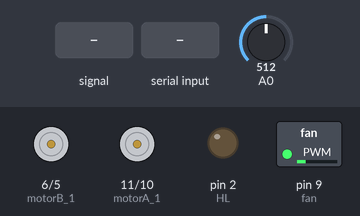
A sketch run on a simulated Arduino Uno, built with avr-gcc and run on an emulated ATmega328P. Shown: motor-driver pin pairs drawn as motors (green arrow = first pin HIGH = forward, orange = second pin HIGH = backward, longer = more drive), switched loads named in the sketch (green lamp = pin HIGH), output pins drawn as LEDs (lit = HIGH). Inputs (shaded band) come from the test bench; at power-on: A0 = 512. What the sketch prints to the serial monitor is not drawn.

Above: at 1.2 s.
1.3 s: A0 fed a 200 Hz sine of ±81 counts around its level
4.3 s: "0\n" received over Serial
At 4.7 s:
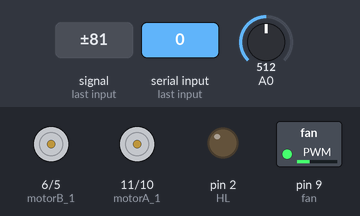
7.3 s: "90,45,200\n" received over Serial
At 8.27 s:
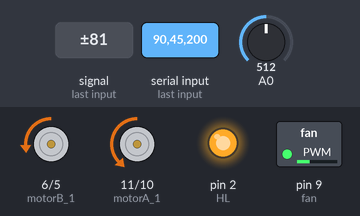
10.3 s: "90,45\n" received over Serial
At 11.45 s:
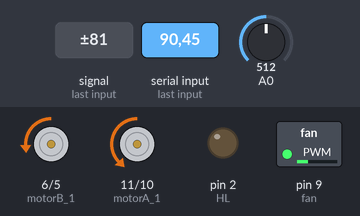
Timing chart, 0 to 11.6 s (numbered marks = the images above; inputs shaded):
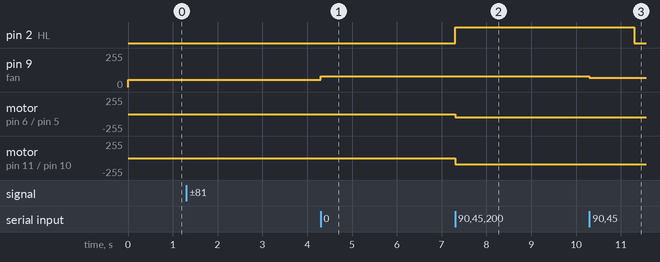

The sketch:

PSU.ino
```cpp
// Senior Design
// PSU

//int xjstick = A4; //for testing
//int yjstick = A5; //for testing
int HL = 2;
//int RGB = 3;
int fan = 9;
//int R_fwd =11;
//int R_rev = 10;
//int L_fwd = 6;
//int L_rev = 5;
//float I_basemotors = 0;
int Temp = 0;
//int fansignal = 0; // initializes the fan signal
int lightVal = 0;

//---H-Bridge Stuff---
//Digital pins
int motorA_1 = 11;
int motorA_2 = 10;
int motorB_1 = 6;
int motorB_2 = 5;

//Motor states
int motorA = 0; //0 = Brake
int motorB = 0; //1 = Forward
                //2 = Backward
int pwmA = 0;//PWM values
int pwmB = 0;

void setup()
{
 pinMode (HL, OUTPUT);
 //pinMode (RGB, OUTPUT);
 pinMode (fan, OUTPUT);
 pinMode (motorA_1, OUTPUT);
 pinMode (motorA_2, OUTPUT);
 pinMode (motorB_1, OUTPUT);
 pinMode (motorB_2, OUTPUT);

 Serial.begin(115200);
}

void loop()
{
  int temp = analogRead(A0);       // read temperature from volt divider 0-1023 value
  //int I_6V = analogRead(A1);       // measure current from 6V SVR output (and 5V): 0-1023: 61 mV/level
  //int I_motor1 = analogRead(A2);   // measure current from right base motor 0-1023
  //int I_motor2 = analogRead(A3);   // measure it from left base motor
  //float current_6V = I_6V*0.061; // current in amperes
  //float current_leftmotor = I_motor1*0.061;
  //float current_rightmotor = I_motor2*0.061;
  //int x = analogRead(xjstick); // origin is at 512
  //int y = analogRead(yjstick);

  Temp = analogRead(A0);// relate temp value to actual temperature

  int fansignal = map(Temp, 450, 735, 0, 255);

  analogWrite(fan, fansignal);

  readInput();
  updateHbridge();
  //I_basemotors = (((float)I_motor1 + (float)I_motor2)/16.0f) + 128.0f; // averages the currents drawn by the motors and offsets it at 128
  //analogWrite(RGB, I_basemotors);

  if (lightVal >= 1)//Turns LED on if button is pressed
  {
      digitalWrite(HL, HIGH);
  }
  else
  {
      digitalWrite(HL, LOW);
  }

}

void readInput()
{
    while(Serial.available() > 0) //when there's information being received through serial go into this loop
    {
        pwmA = Serial.parseInt();
        pwmB = Serial.parseInt();
        lightVal = Serial.parseInt();
        serialFlush();
    }
    Serial.println(String(pwmA) + ", " + String(pwmB) + ", " + String(lightVal));
}

void serialFlush()
{
  while(Serial.available()>0) Serial.read();
  //Flushes any other values in the buffer received from the xbee after the first four
}

void updateHbridge()
{
	//Give specific values for motor state and PWM duty cycle,
	//this code will interface with Juan's custom H-bridge design.
    motorA = 0;
    motorB = 0;

    if (pwmA > 0)
    {
        motorA = 1;
    }
    if (pwmA < 0)
    {
        motorA = 2;
    }
    if (pwmB > 0)
    {
        motorB = 1;
    }
    if (pwmB < 0)
    {
        motorB = 2;
    }

    pwmA = abs(pwmA);
    pwmB = abs(pwmB);

    switch (motorA)
    {
        case 0:
        analogWrite(motorA_1, 0);
        analogWrite(motorA_2, 0);
        break;
        case 1:
        analogWrite(motorA_1, 0);
        analogWrite(motorA_2, pwmA);
        break;
        case 2:
        analogWrite(motorA_1, pwmA);
        analogWrite(motorA_2, 0);
        break;
    }

    switch (motorB)
    {
        case 0:
        analogWrite(motorB_1, 0);
        analogWrite(motorB_2, 0);
        break;
        case 1:
        analogWrite(motorB_1, 0);
        analogWrite(motorB_2, pwmB);
        break;
        case 2:
        analogWrite(motorB_1, pwmB);
        analogWrite(motorB_2, 0);
        break;
    }
}
```

Measured:
- after the input at 4.3 s, pin 9 (fan): 55/255 → 80/255 at once
